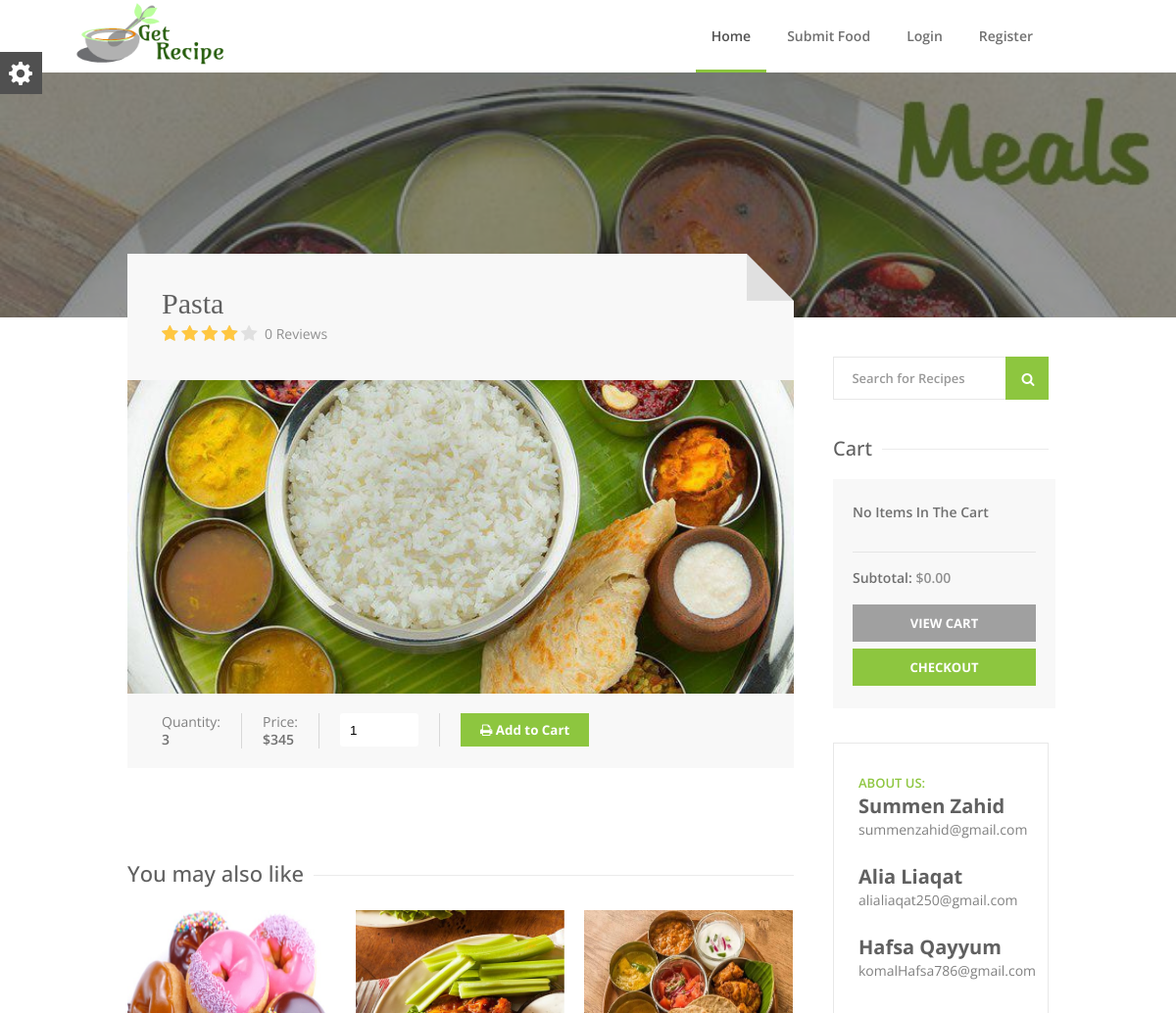
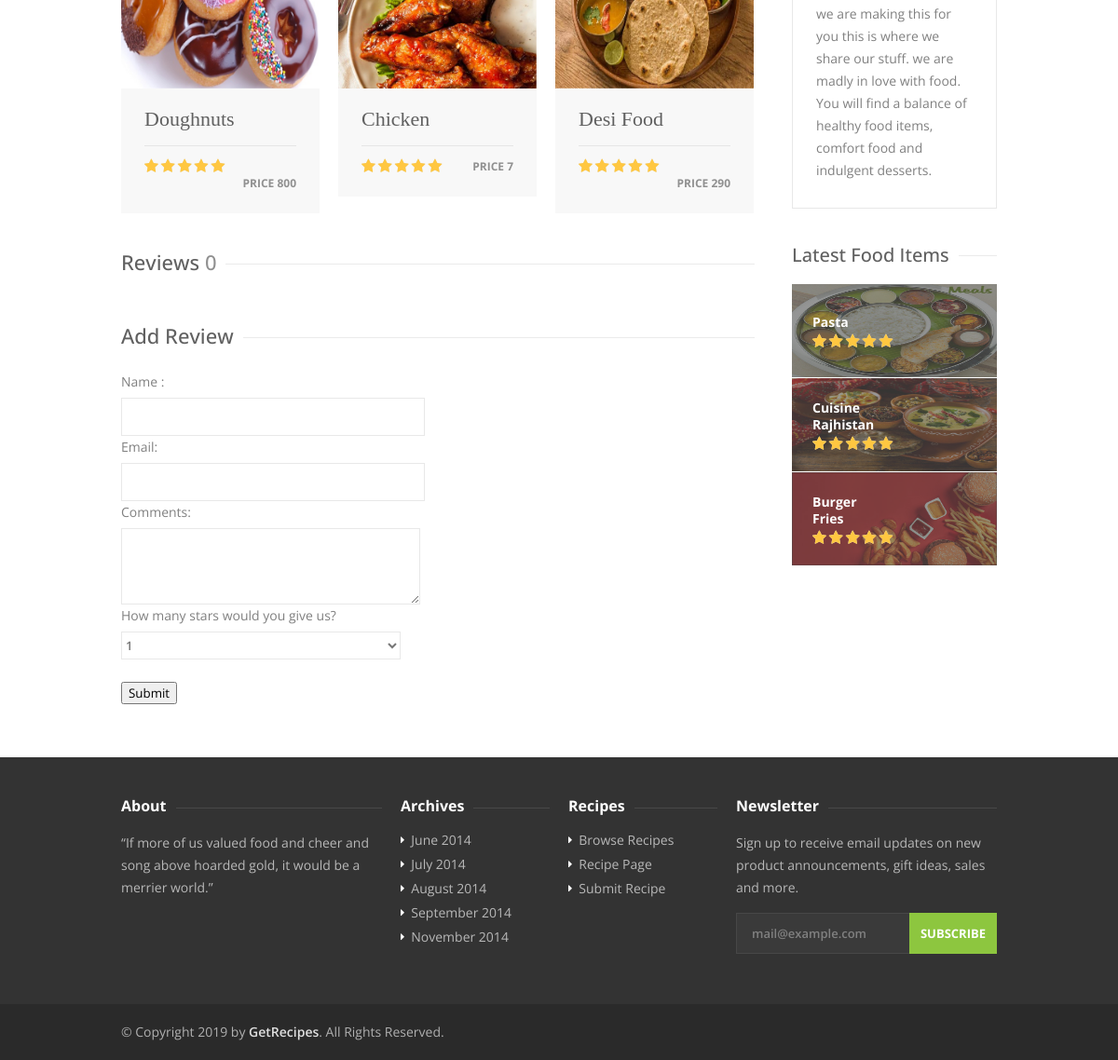
The app's page /recipe.php?foodID=33 with its own data (2 pictures, top to bottom).
### tables this page shows
CREATE TABLE IF NOT EXISTS `fooditem` (
  `foodID` int(11) NOT NULL AUTO_INCREMENT,
  `Name` varchar(255) NOT NULL,
  `picsource` varchar(350) NOT NULL,
  `Quantity` varchar(255) NOT NULL,
  `UnitPrice` varchar(255) NOT NULL,
  `CatagoryID` int(11) NOT NULL,
  `userID` int(11) NOT NULL,
  PRIMARY KEY (`foodID`)
);

### recipe.php (the view, shortened to what this page needs)
<?php
   require 'header.php';
   require 'db.php';
   if( isset($_GET['foodID'])){
   	$id = $_GET['foodID'];
    $sqll = "SELECT count(*) as total from reviews WHERE foodID='$id'";
    $statementl = $connection -> prepare($sqll);
    $statementl->execute();
    $repl = $statementl->fetchAll(PDO::FETCH_OBJ);
   	$sql = "SELECT * FROM fooditem WHERE foodID='$id'";
   	$statement = $connection -> prepare($sql);
   	$statement->execute();
   	$re = $statement->fetchAll(PDO::FETCH_OBJ);
      $catagory = $re[0]->CatagoryID;
      $sqli = "SELECT * FROM fooditem ORDER BY CatagoryID ='$catagory' DESC LIMIT 0,3";
      $statementi = $connection -> prepare($sqli);
      $statementi->execute();
      $repe = $statementi->fetchAll(PDO::FETCH_OBJ);
   }
   ?>
 <form method="POST">
<div class="recipeBackground">
   <img src="<?= $re[0]->picsource ?>" alt="" />
</div>
<div class="container" itemscope itemtype="http://schema.org/Recipe">
   <?php if($repl) : ?>
  <?php foreach ($repl as $alu): ?>
   <div class="twelve columns">
      <div class="alignment">
         <section class="recipe-header">
            <div class="title-alignment">
               <h2><?= $re[0]->Name ?></h2>
               <div class="rating four-stars">
               </div>
               <span><a href="#reviews"><?php echo  $alu->total. " Reviews <br />";?></a></span>
            </div>
         </section>
         <div class="recipeSlider rsDefault">
            <img style="width: 100%; height: 380px;" itemprop="image" class="rsImg" height='100' width='100' src="<?= $re[0]->picsource ?>" alt="" />
         </div>
         <section class="recipe-details" itemprop="nutrition">
            <ul>
               <li>Quantity: <strong itemprop="Quantity"><?= $re[0]->Quantity ?></strong></li>
               <li>Price:<strong itemprop="Price">$<?= $re[0]->UnitPrice ?></strong></li>
               <form action="" method="POST" id="myForm">
               <li><input style="height: 14px; width: 60px; padding: 10px; border-radius: 3px; border: 1px;" type="number" name="item_quantity" value="1"></li>
               <section class="linking"style="padding-top: 0px;">
          <button class="button adc color" style="background-color: #8dc63f; border: 0px; padding: 8px 20px 8px 20px; color: white; font-weight: 700; cursor: pointer;" type="submit"><i class="fa fa-print"  ></i>  Add to Cart</button>
          </form>
          <div class="clearfix"></div>
      </section>
       </form>
         <h3 class="headline">You may also like</h3>
         <span class="line margin-bottom-35"></span>
         <div class="clearfix"></div>
         <div class="related-posts">
         <?php foreach($repe as $rep): ?>
            <div class="four recipe-box columns">
               <div class="thumbnail-holder">
                  <a href="recipe.php?foodID=<?= $rep->foodID?>">
                     <img style="height: 200px;" src="<?=$rep->picsource?>" alt=""/>
                  </a>
               </div>
               <div class="recipe-box-content">
                  <h3><a href="recipe.php?id=<?= $rep->userID?>"><?=$rep->Name?></a></h3>
                  <div class="rating five-stars">
                  </div>
                  <div class="recipe-meta">Price <?=$rep->UnitPrice?></div>
                  <div class="clearfix"></div>
               </div>
            </div>
         <?php endforeach; ?>
         </div>
         <h3 class="headline">Reviews <span class="comments-amount"><?php echo  $alu->total. " <br />";?></span></h3>
         <span class="line"></span>
         <div class="clearfix"></div>
                        <?php endforeach; ?>
             <?php endif; ?>
         <br>
         <h3 class="headline">Add Review</h3>
         <span class="line margin-bottom-35"></span>
         <div class="clearfix"></div>
<form action="" method = "POST">
 <fieldset>
 <label> Name :</label>
  <input required="" name="name" size="15" style="height: 19px;width: 300px;"  type="text" required>
   <label> Email:</label>
  <input required="" name="email"  type="text"  style="height: 19px;width: 300px; " size="30">
 <label>  Comments:</label>
 <textarea required="" cols="40" rows="3" name="comments" id="comments" ></textarea>
 <label>  How many stars would you give us? </label>
 <select style="height: 30px; width: 300px;"  required="" name = "rating">
  <option value="1">1</option>
</select> <br>
</fieldset>
<button type ="submit" name="submit" value=""> Submit </button>
</form>
      </div>
   <?php require 'sidebar.php'; ?>
<?php require 'footer.php'; ?>

### sidebar.php (shortened to what this page needs)
<?php $sql = "SELECT * FROM fooditem ORDER BY foodID DESC LIMIT 0,3";
   $statement = $connection -> prepare($sql);
   $statement->execute();
   $re = $statement->fetchAll(PDO::FETCH_OBJ);    ?>
<div class="four columns">
   <div class="widget search-form">
      <nav class="search">
         <form action="search.php" method="get">
            <button><i class="fa fa-search"></i></button>
            <input class="search-field" type="text" placeholder=" <?php if(isset($_GET['search'])){echo $_GET['search'];} else {echo "Search for Recipes";} ?>" value="" name="search" />
         </form>
      </nav>
   </div>
   <div class="widget">
         <h4 class="headline">Cart</h4>
         <span class="line margin-bottom-30"></span>
         <div class="clearfix"></div>
         <div class="widget_shopping_cart_content">
            <ul class="product_list_widget">
               <?php $total = 0;?>
               <?php if(empty($_SESSION['shopping_cart'])):?>
                  <li>
                     <p><strong>No Items In The Cart</strong></p>
                  </li>
               <?php endif;?>
            </ul>
            <p class="total"><strong>Subtotal:</strong>
            <span class="amount">$<?php echo number_format($total, 2);?></span></p>
            <span class="buttons">
               <a href="#" class="button">View Cart</a>
               <a href="#" class="button color">Checkout</a>
            </span>
         </div>
      </div>
   <div class="widget">
      <div class="author-box">
         <span class="title">About Us:</span>
         <span class="name">Summen Zahid</span>
                  <span class="contact"><span class="__cf_email__" data-cfemail="2457454a40564564474c4b530a474b49">summenzahid@gmail.com</span></span><br>
         <span class="name">Alia Liaqat</span>
                  <span class="contact"><span class="__cf_email__" data-cfemail="2457454a40564564474c4b530a474b49">alialiaqat250@gmail.com</span></span><br>
         <span class="name">Hafsa Qayyum</span>
         <span class="contact"><span class="__cf_email__" data-cfemail="2457454a40564564474c4b530a474b49">komalHafsa786@gmail.com</span></span><br>
         <p>we are making this for you this is where we share our stuff. we are madly in love with food. You will find a balance of healthy food items, comfort food and indulgent desserts.</p>
      </div>
   </div>
   <div class="widget">
      <h4 class="headline">Latest Food Items</h4>
      <?php foreach ($re as $r): ?>
      <a href="recipe.php?foodID=<?= $r->foodID?>" class="featured-recipe">
         <img style="height: 100px; width: 100%;" src="<?= $r-> picsource ?>" alt="">
         <div class="featured-recipe-content">
            <h4><?= $r->Name ?></h4>
            <div class="rating five-stars">
            </div>
         </div>
      </a>
      <?php endforeach; ?>
      <div style="height: 300px;">
      </div>
   </div>
</div>

### css/colors/green.css (style rules this page uses)
.rsDefault .rsArrowIcn:hover,a.print,.ingredients input[type=checkbox]:checked+label:before,#slider-prev:hover,#slider-next:hover,.search button,.rsSlideTitle.tags ul li,ul.categories li a:hover,.post-icon,.rate-recipe,.comment-by a.reply:hover,.newsletter-btn,.product-button,.search-by-keyword button,.chosen-container .chosen-results li.highlighted,.chosen-container-multi .chosen-choices li.search-choice,.tabs-nav li.active a,.ui-accordion .ui-accordion-header-active:hover,.ui-accordion .ui-accordion-header-active,a.nav-toggle.active,.upload-btn,a.button.color,input[type=button],input[type=submit],a.button.light:hover,.pagination ul li a.current-page { background-color:#8dc63f }
.author-box .title,.author-box .contact a:hover,ul.product_list_widget li a:hover,a.adv-search-btn.active i,a.adv-search-btn.active,a.adv-search-btn:hover i,a.adv-search-btn:hover,.list-1.color li:before,.list-2.color li:before,.list-3.color li:before,.list-4.color li:before { color:#8dc63f }

### css/base.css (style rules this page uses)
html,body,div,span,applet,object,iframe,h1,h2,h3,h4,h5,h6,p,blockquote,pre,a,abbr,acronym,address,big,cite,code,del,dfn,em,img,ins,kbd,q,s,samp,small,strike,strong,sub,sup,tt,var,b,u,i,center,dl,dt,dd,ol,ul,li,fieldset,form,label,legend,table,caption,tbody,tfoot,thead,tr,th,td,article,aside,canvas,details,embed,figure,figcaption,footer,header,hgroup,menu,nav,output,ruby,section,summary,time,mark,audio,video { margin:0;padding:0;border:0;font-size:100%;font:inherit;vertical-align:baseline }
article,aside,details,figcaption,figure,footer,header,hgroup,menu,nav,section { display:block }
body { line-height:1 }
ol,ul { list-style:none }
body { background:#fff;font-size:14px;line-height:24px;color:gray;-webkit-font-smoothing:antialiased;-webkit-text-size-adjust:100%;overflow-x:hidden }
body,h1,h2,h3,h4,h5,h6,input[type=button],input[type=submit],input[type=text],input[type=password],input[type=email],textarea,select,button { font-family:open sans,helveticaneue,helvetica neue,Helvetica,Arial,sans-serif }
.margin-bottom-30 { margin-bottom:30px!important }
.margin-bottom-35 { margin-bottom:35px!important }
img,object,video { height:auto;display:block }
img { width:auto;border:0;-ms-interpolation-mode:bicubic }
h1,h2,h3,h4,h5,h6 { color:#606060;font-weight:500 }
h1 a,h2 a,h3 a,h4 a,h5 a,h6 a { font-weight:inherit }
h2 { font-size:24px;line-height:30px }
h3 { font-size:20px;line-height:34px }
h4 { font-size:18px;line-height:30px }
p { margin:0 0 15px;line-height:24px }
strong { font-weight:600;color:#707070 }
a,a:visited { color:#8dc63f;text-decoration:none;outline:0;-webkit-transition:color .2s ease-in-out;-moz-transition:color .2s ease-in-out;-o-transition:color .2s ease-in-out;-transition:color .2s ease-in-out }
ul,ol { margin:0 }
ul { list-style:none outside }
li { line-height:18px }
li p { line-height:21px }
input[type=text],input[type=password],input[type=email],textarea,select { padding:10px 12px;outline:none;font-size:13px;color:#777;margin:0;max-width:100%;display:block;background-color:#fff;border:1px solid #e8e8e8;font-weight:600 }
select { padding:0 }
textarea { min-height:60px }
label,legend { display:block;font-weight:700;font-size:14px;font-weight:400;margin-bottom:5px }
input { -webkit-transition:all .1s ease-in-out;-moz-transition:all .1s ease-in-out;-o-transition:all .1s ease-in-out;-ms-transition:all .1s ease-in-out;transition:all .1s ease-in-out }

### records on screen
fooditem: picsource (picture), Name "Pasta", Quantity "3", UnitPrice "345"
fooditem: picsource (picture), Name "Doughnuts", UnitPrice "800"
fooditem: picsource (picture), Name "Chicken", UnitPrice "7"
fooditem: picsource (picture), Name "Desi Food", UnitPrice "290"
fooditem: picsource (picture), Name "Cuisine Rajhistan"
fooditem: picsource (picture), Name "Burger Fries"

### other values on screen
$alu->total "0"
$total "0.00"
